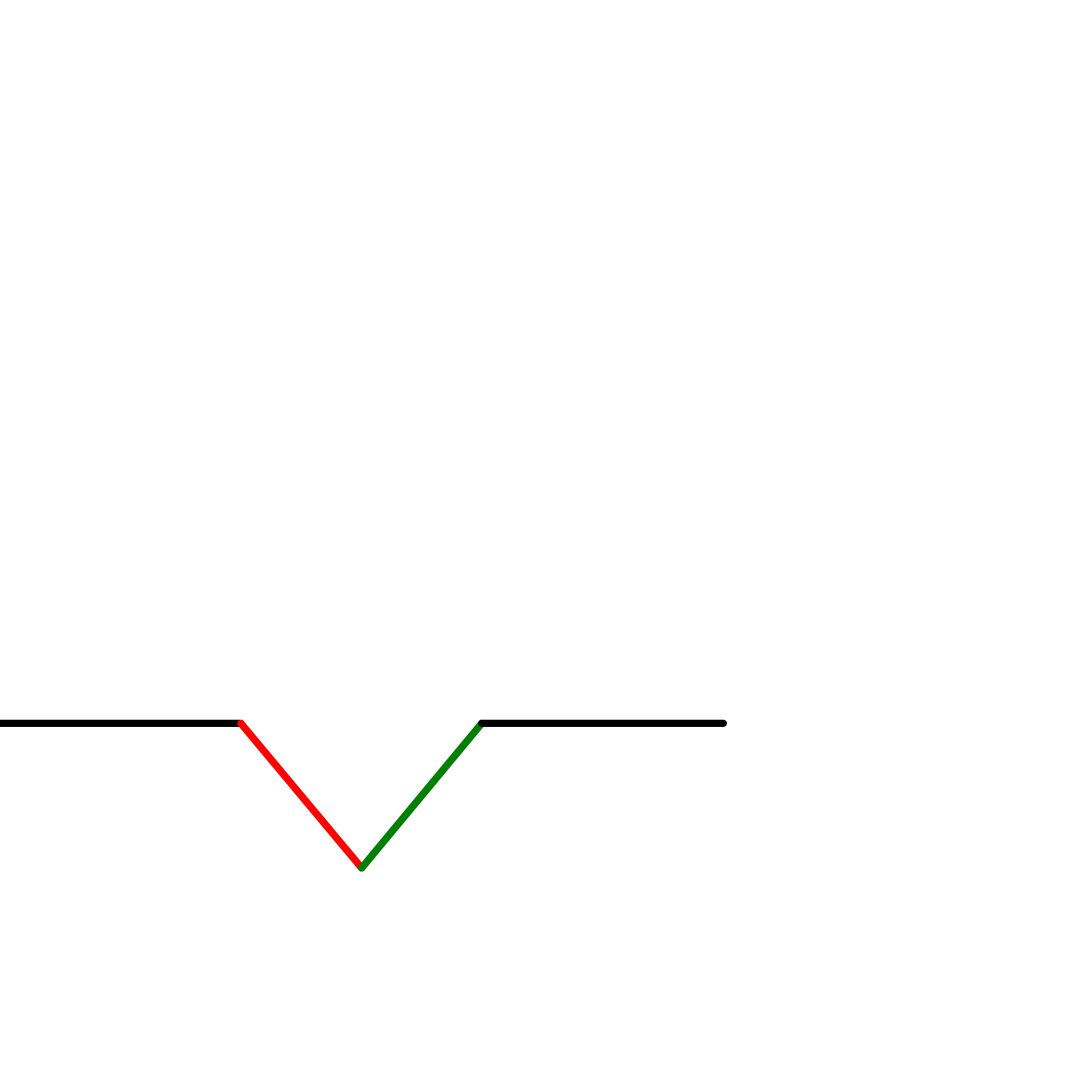
Frame 1 (no input)
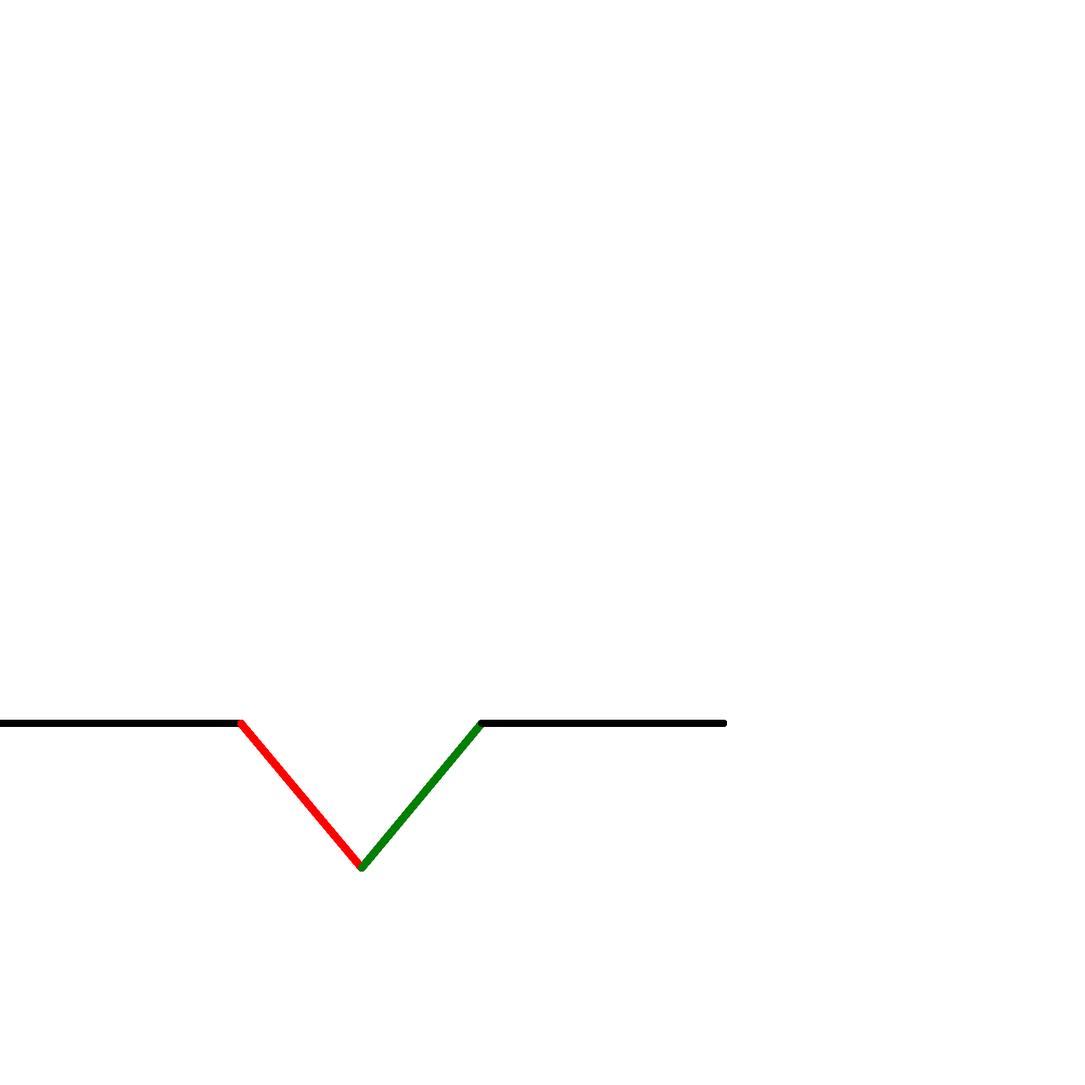
Frame 60 (no input)
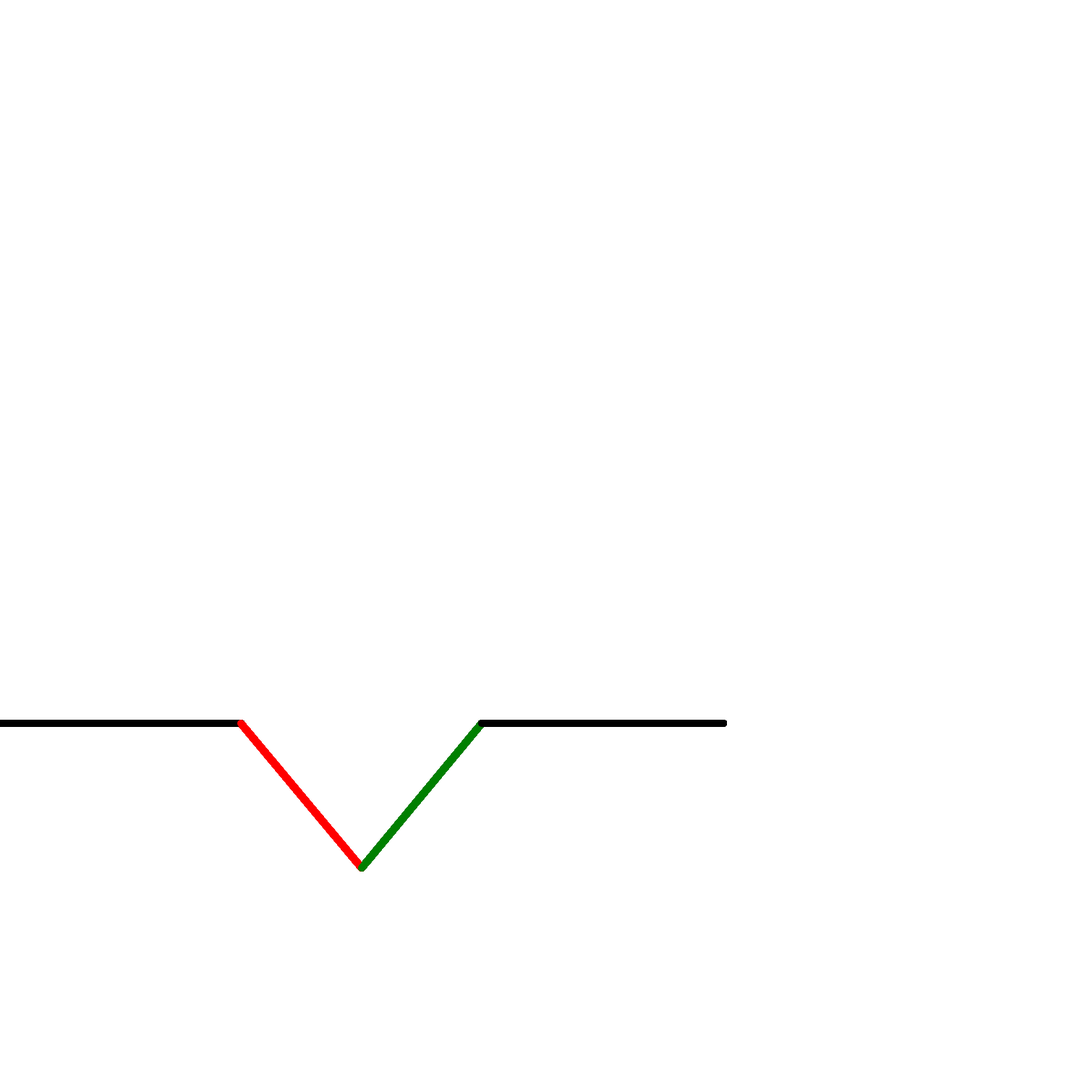
Frame 120 (the mouse pressed at the canvas centre since frame 60)

The p5.js sketch that drew these frames (run headless with seeded random() and noise() and a simulated clock; from frame 60 on, the mouse is pressed at the canvas centre):

// p5.js sketch
// ── sketch.js
const lineA = { x1: 0, y1: 1000, x2: 500, y2: 0 };
const lineB = { x1: 500, y1: 0, x2: 1000, y2: 1000 };
const lineC = { x1: 1000, y1: 1000, x2: 0, y2: 1000 };

function setup() {
  createCanvas(1500, 1500);
  generateLineStrings([lineA, lineB, lineC]);
}

function draw() {

  strokeWeight(10);
  
  // line(0, 1000, 1000, 1000)
  stroke('black')
  line(0, 1000, 333, 1000)
  
  // line(333, 1000, 666, 1000)
  stroke("red")
  line(333, 1000, 500, 1200)
  stroke("green")
  line(500, 1200, 666, 1000)
  stroke('black')
  line(666, 1000, 1000, 1000)
  //pythagorean theorem
}

//                           (500, 0)
//                          /  \
//                         /    \
//              (0, 1000)  ------ (1000, 1000)

const generateLineStrings = (startingTriangle) => {
  // break each side into three

  const splitThree = (line) => {
    const { x1, x2, y1, y2 } = line;
    const a = Math.abs(x2 - x1);
    const b = Math.abs(y2 - y1);
    const c = Math.sqrt(Math.pow(a, 2) + Math.pow(b, 2));
    
    const divided = [c/3, c/3, c/3]

  };

  const segments = startingTriangle.map((line) => splitThree(line));
};
